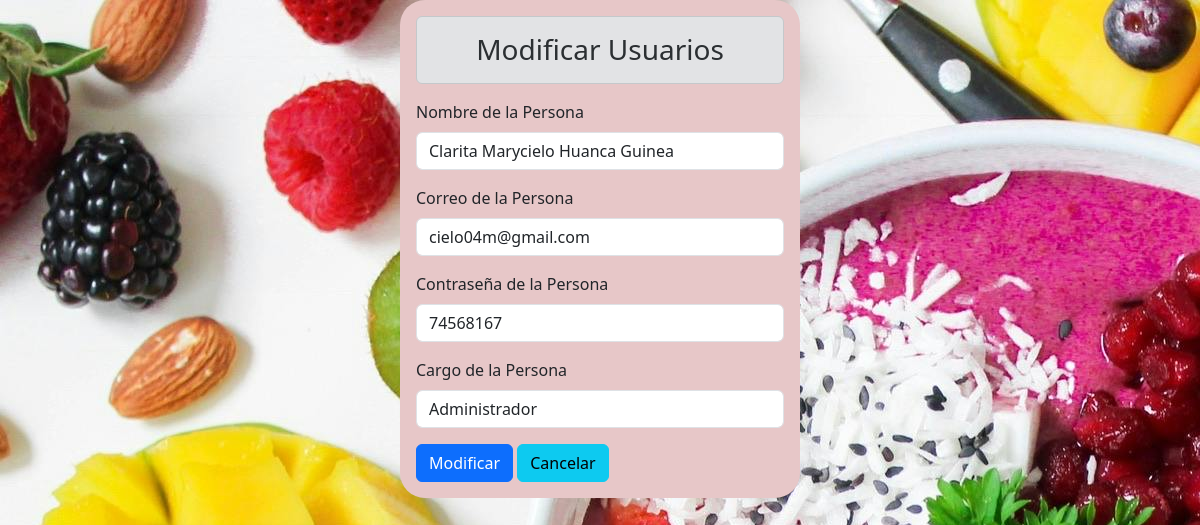
/Php/modificar.php?id=2, run on the app's committed database.
### tables this page shows
CREATE TABLE `usuario` (
  `id_usuario` int(11) NOT NULL,
  `nombre` varchar(250) NOT NULL,
  `email` varchar(250) NOT NULL,
  `contraseña` varchar(250) NOT NULL,
  `id_cargo` int(11) NOT NULL
);

CREATE TABLE `cargo` (
  `id_cargo` int(11) NOT NULL,
  `nivel` varchar(250) NOT NULL
);

### Php/modificar.php (the view, shortened to what this page needs)
<?php
include "Conectar.php";
$id = $_GET["id"];
$sql = $conexion->query(" SELECT usuario.id_usuario, usuario.nombre, usuario.email, usuario.contraseña, cargo.nivel  AS nivel
                                                    FROM usuario
                                                    JOIN cargo ON usuario.id_cargo = cargo.id_cargo WHERE usuario.id_usuario = $id")
?>
<!DOCTYPE html>
<html lang="en">
<head>
    <link href="https://cdn.jsdelivr.net/npm/bootstrap@5.3.3/dist/css/bootstrap.min.css" rel="stylesheet">
    <link rel="stylesheet" href="../Css/Modificar.css">
</head>
<body>
    <form class="col-4 p-3 m-auto" method="POST">
        <h3 class="text-center alert alert-secondary">Modificar Usuarios</h3>
        <?php
        include "Modificarfinal.php";
        while ($datos = $sql->fetch_object()) { ?>
            <div class="mb-3">
                <label for="exampleInputEmail1" class="form-label">Nombre de la Persona</label>
                <input type="text" class="form-control" name="nombre" value="<?=$datos->nombre ?>">
            </div>
            <div class="mb-3">
                <label for="exampleInputEmail1" class="form-label">Correo de la Persona</label>
                <input type="text" class="form-control" name="email" value="<?= $datos->email ?>">
            </div>
            <div class="mb-3">
                <label for="exampleInputEmail1" class="form-label">Contraseña de la Persona</label>
                <input type="text" class="form-control" name="contraseña" value="<?= $datos->contraseña ?>">
            </div>
            <div class="mb-3">
                <label for="exampleInputEmail1" class="form-label">Cargo de la Persona</label>
                <input type="text" class="form-control" name="cargo" value="<?= $datos->nivel ?>">
            </div>
        <?php }
        ?>
        <button type="submit" class="btn btn-primary" name="btnregistrar" value="ok">Modificar</button>
        <a href="Perfil.php" class="btn btn-info">Cancelar</a>
    </form>
</body>
</html>

### Css/Modificar.css (style rules this page uses)
body { background-image: url(../imgpro/juguitos.jpg); }
form { background-color: #E7C7C8; border-radius: 25px; }

### data on the page
usuario: nombre "Clarita Marycielo Huanca Guinea", email "cielo04m@gmail.com", contraseña "74568167", cargo "Administrador"
